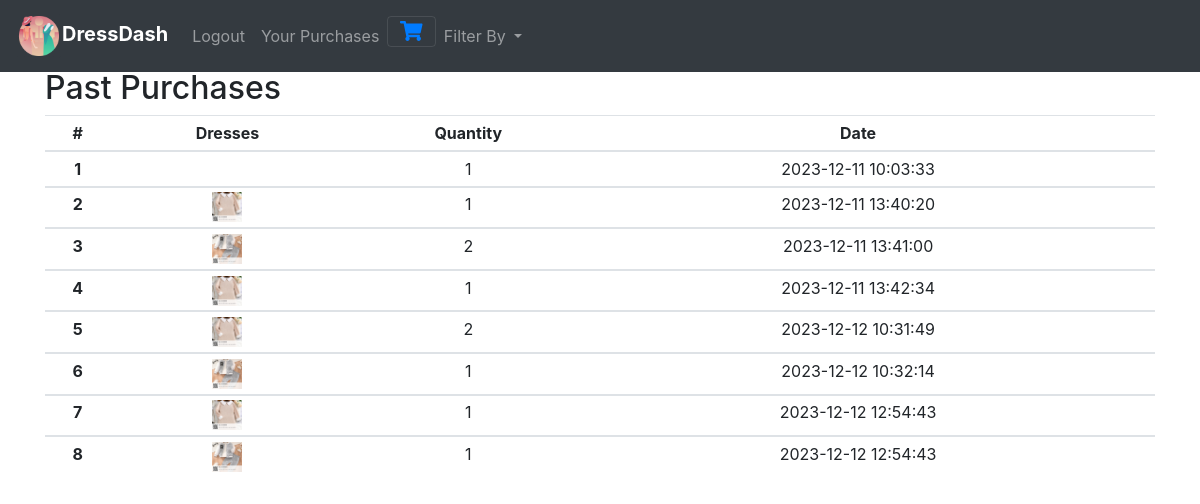
Before: /purchase_history/ (signed in) with the older database file.
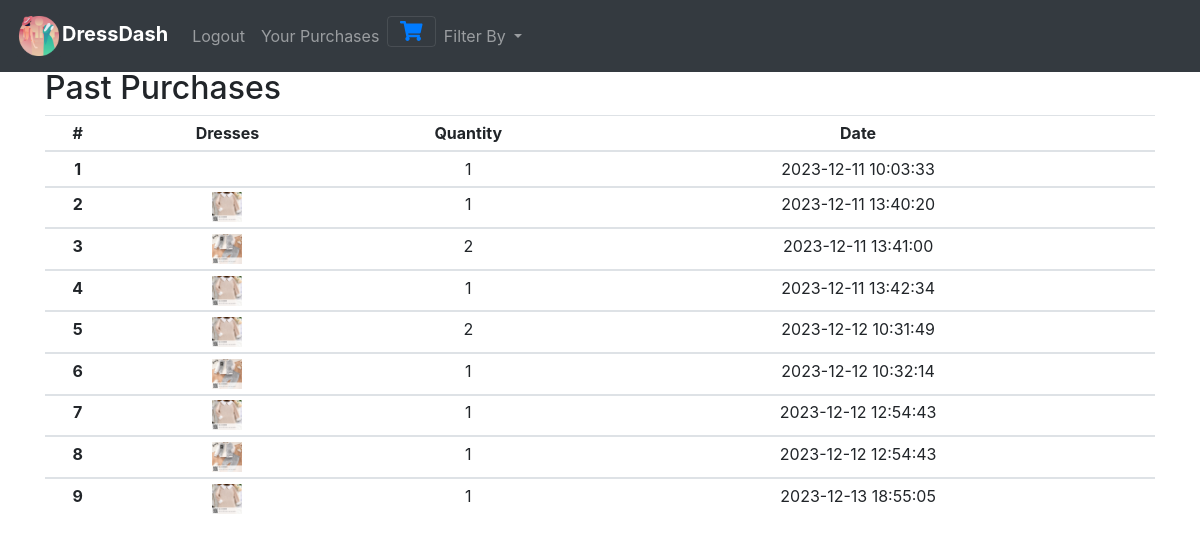
After: the same page with the newer database file.
### tables this page shows
CREATE TABLE "purchases" (
	"id"	INTEGER NOT NULL,
	"uid"	INTEGER NOT NULL,
	"image"	TEXT,
	"quantity"	INTEGER,
	"date"	DATE
);

### app.py (the view)
@app.route("/purchase_history/")
def history():
    shoppingCart = []
    shopLen = len(shoppingCart)
    totItems=0
    total=0
    display=0
    myDresses = db.execute("SELECT * FROM purchases where uid=:uid",uid=session['uid'])
    print(session['uid'],myDresses)
    myDressesLen = len(myDresses)
    print(myDresses)
    return render_template("purchase_history.html", shoppingCart=shoppingCart, shopLen=shopLen, total=total, totItems=totItems, display=display, session=session, myDresses=myDresses, myDressesLen=myDressesLen)

### templates/purchase_history.html (shortened to what this page needs)
{% extends "base_template.html" %}
{% block body %}
<div class="row" style="height:80vh;">
    <div class="col-sm">
        <h2> Past Purchases </h2>
        <table class="table table-sm">
            <thead>
              <tr>
                <th scope="col">#</th>
                <th scope="col">Dresses</th>
                <th scope="col">Quantity</th>
                <th scope="col">Date</th>
                <th scope="col"></th>
              </tr>
            </thead>
            <tbody>
                {% for i in range(myDressesLen) %}
              <tr>
                <th scope="row">{{ i + 1 }}</th>
                <td><img src="{{ url_for('static', filename='Images/' + myDresses[i]['image']) }}" width="30px" alt="{{ myDresses[i]['team'] }}" /></td>
                <td>{{ myDresses[i]["quantity"] }}</td>
                <td>{{ myDresses[i]["date"] }}</td>
              </tr>
            </tbody>
            {% endfor %}
          </table>
        </div>
        </div>
{% endblock %}

### templates/base_template.html (shortened to what this page needs)
<!DOCTYPE html>
<html lang="en">
<head>
    <link rel="stylesheet" href="https://maxcdn.bootstrapcdn.com/bootstrap/4.0.0/css/bootstrap.min.css">
    <link rel="stylesheet" href="{{ url_for('static',filename='CSS/styles.css') }}" type="text/css" />
</head>
<body>
    <header>
        <nav class="navbar fixed-top navbar-dark bg-dark navbar-expand-sm box-shadow">
            <a href="/" class="navbar-brand d-flex align-items-center">
                <strong><img src="/static/Images/dress.png" width="46px"/>DressDash</strong>
            </a>
            {% if session %}
            <ul class="navbar-nav mr-auto">
                <li class="nav-item"><a href="/logout/" class="nav-link">Logout</a></li>
                <li class="nav-item"><a href="/purchase_history/" class="nav-link">Your Purchases</a></li>
                <li><div>
                    <button class="navbar-toggler" style="display:inline" type="button" data-toggle="modal" data-target="#modalCenter">
                        <span class="glyphicon glyphicon-shopping-cart" data-toggle="modal" data-target="">
                            <a href="/cart/"><i class="fas fa-shopping-cart"></i></a>
                        </span>
                    </button>
                </div>
            </li>
                {% else %}
                <ul class="navbar-nav mr-auto">
                    <li class="nav-item"><a href="/signup/" class="nav-link">Sign Up</a></li>
                    <li class="nav-item"><a href="/login/" class="nav-link">Sign In</a></li>
                    {% endif %}
                    <li class="nav-item dropdown">
                        <a class="nav-link dropdown-toggle" href="#" id="navbardrop" data-toggle="dropdown">
                            Filter By
                        </a>
                    </li>
                </ul>
        </nav>
    </header>
    <br />
    <main>
        <div class="container">
            {% block body %}{% endblock %}
            </div>
</body>
</html>

### Static/CSS/styles.css (style rules this page uses)
header { margin-bottom: 45px; }
tr { text-align: center; }
html, body { height: 100%; margin: 0; display: flex; flex-direction: column; }

Changed rows visible on the page:
added purchases: image (picture), quantity "1", date "2023-12-13 18:55:05"
Other visible differences:
new list line: "9"
